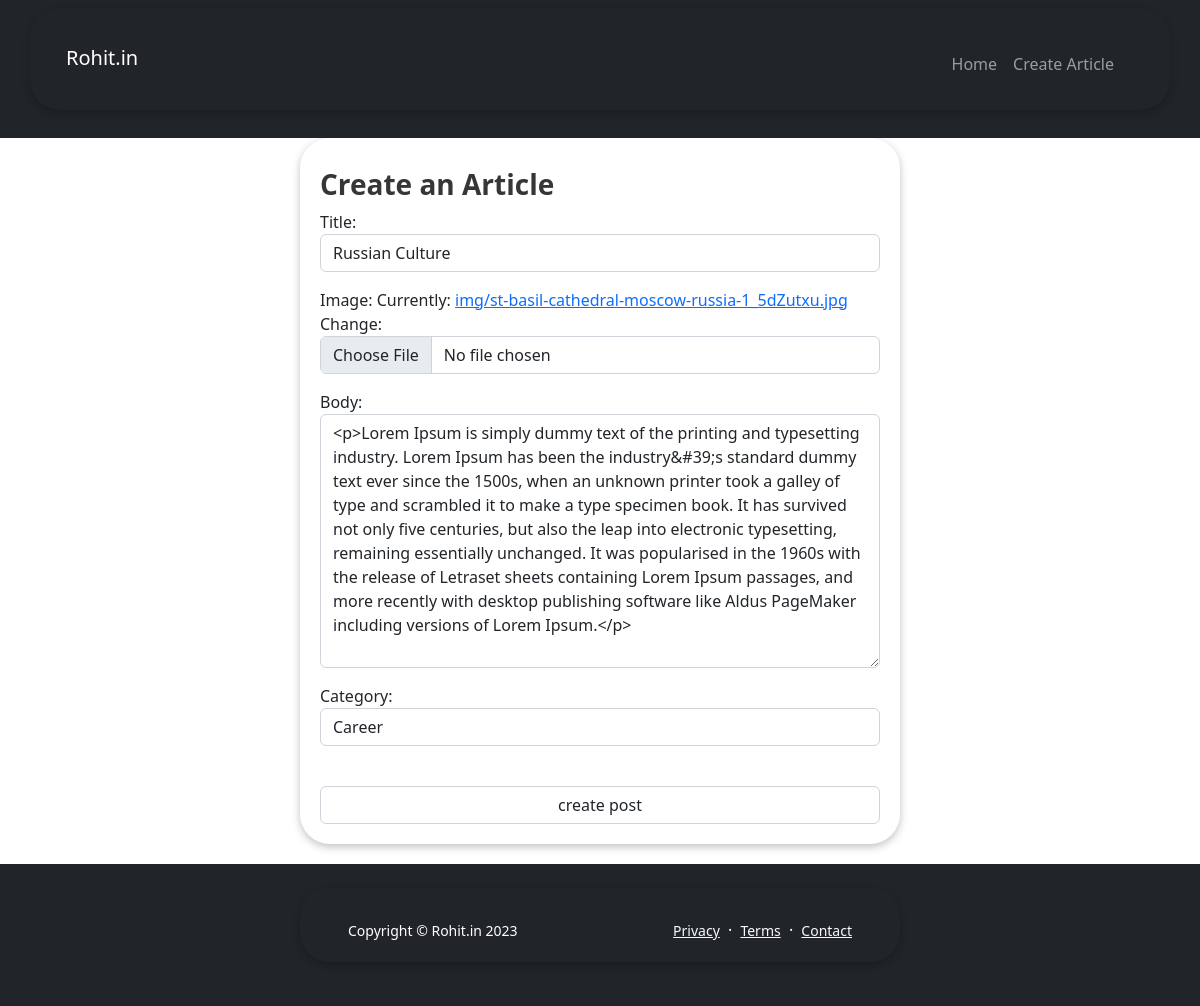
Screenshot of /update-post/russian-culture with the database file from the repository.
### cmsapp/models.py (models this page shows, shortened)
class Post(models.Model):
    writer=models.ForeignKey(UserProfile,on_delete=models.SET_NULL,null=True,blank=True)
    title=models.CharField( max_length=500)
    image=models.ImageField(upload_to="img")
    body=RichTextField()
    post_id = models.UUIDField(default=uuid.uuid4(), primary_key=True, unique=True, editable=False)
    created=models.DateTimeField(auto_now_add=True)
    modefield=models.DateTimeField(auto_now=True)
    slug=models.SlugField()
    category=models.ForeignKey("Category",on_delete=models.SET_NULL,blank=True,null=True)

class Category(models.Model):
    title=models.CharField(max_length=100)
    category_id=models.UUIDField(default=uuid.uuid4(),primary_key=True,unique=True,editable=False)
    slug=models.SlugField()
    def __str__(self):
        return self.title

### cmsapp/views.py (the view)
# urls.py: path('update-post/<str:slug>',views.UpdatePost,name="update"),
def UpdatePost(request, slug):
    post = Post.objects.get(slug=slug)
    form = PostForm(instance=post)
    if request.method == "POST":
        form = PostForm(request.POST, request.FILES, instance=post)
        if form.is_valid():
            form.save()
            messages.info(request,"Article updated successfully")
            return redirect("detail", slug=post.slug)
    contex = {"form": form}
    return render(request, "create.html", contex)

### cmsapp/forms.py
class PostForm(ModelForm):
    class Meta:
        model = Post
        exclude = ['slug',"writer"]

### templates/create.html (shortened to what this page needs)
{% extends 'base.html' %} {% block content %}
<div class="container">
   <h3><strong>Create an Article</strong></h3>
   <form action="" method="POST" enctype="multipart/form-data">
      {{form.as_p}}
      <br />
      <input type="submit" value="create post" />
   </form>
</div>
{% endblock %}

### templates/create.html (style rules this page uses)
.container { box-shadow: rgba(0, 0, 0, 0.24) 0px 3px 8px; width: 50%; height: auto; padding: 30px 20px 20px 20px; border-radius: 30px; margin-bottom: 20px; }

### rows the page displays
Post: title "Russian Culture", body "<p>Lorem Ipsum is simply dummy text of the printing and typesetting industry. Lorem Ipsum has been the industry&#39;s standard dummy text ever since the 1500s, when an unknown printer took a galley of type and scrambled it to make a type specimen book. It has survived not only five centuries, but also the leap into electronic typesetting, remaining essentially unchanged. It was popularised in the 1960s with the release of Letraset sheets containing Lorem Ipsum passages, and more recently with desktop publishing software like Aldus PageMaker including versions of Lorem Ipsum.</p>"
Category: category "Career"
